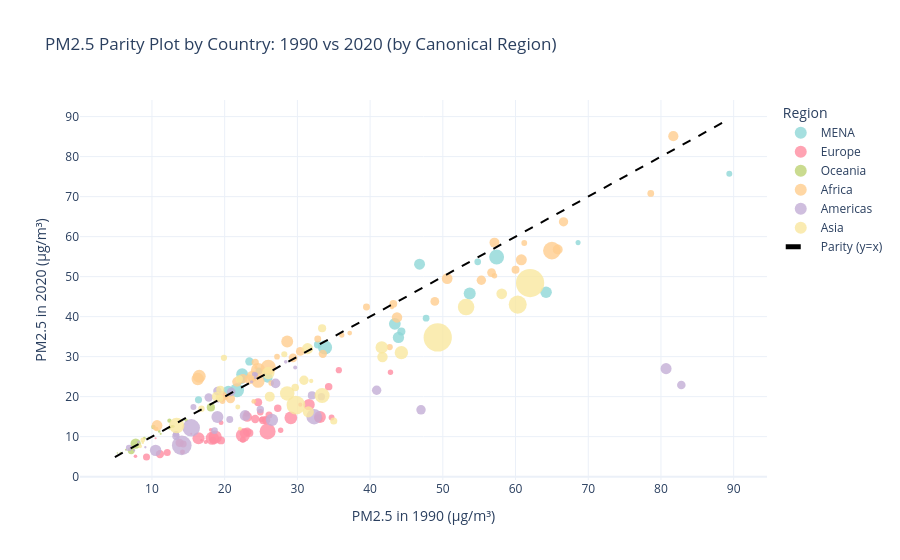

Source (notebook cell):
### Code cell
_base = merged.loc[
    merged['Year'].isin([1990, 2020]),
    ['Country', 'Region Name', 'Year', 'Population', 'Exposure Mean PM25']
]
wide = _base.pivot_table(
    index=['Country', 'Region Name'],
    columns='Year',
    values=['Exposure Mean PM25', 'Population'],
    aggfunc='first'
)
wide.columns = [('PM25_'+str(c[1]) if c[0] == 'Exposure Mean PM25' else 'Pop_'+str(c[1])) for c in wide.columns]
wide = wide.reset_index().dropna(subset=['PM25_1990', 'PM25_2020'])
wide['Canonical_Region'] = wide['Region Name'].apply(canonical_region)
wide['size'] = np.sqrt(wide['Pop_2020'].clip(lower=0)) if 'Pop_2020' in wide.columns else 10

lo = float(min(wide[['PM25_1990', 'PM25_2020']].min()))
hi = float(max(wide[['PM25_1990', 'PM25_2020']].max()))
parity_line = [lo, hi]

fig = px.scatter(
    wide, x='PM25_1990', y='PM25_2020', color='Canonical_Region', size='size',
    hover_name='Country',
    hover_data={'Region Name': True, 'Canonical_Region': True},
    labels={'PM25_1990': 'PM2.5 in 1990 (μg/m³)', 'PM25_2020': 'PM2.5 in 2020 (μg/m³)', 'Canonical_Region': 'Region'},
    title='PM2.5 Parity Plot by Country: 1990 vs 2020 (by Canonical Region)'
)
fig.add_trace(go.Scatter(x=parity_line, y=parity_line, mode='lines', name='Parity (y=x)', line=dict(dash='dash', color='black')))
fig.update_traces(marker=dict(opacity=0.8, line=dict(width=0)))
fig.show()

### Figure 1 — Plotly figure (JSON) as saved in the notebook; plotly's stock layout.template omitted (floating-point values rounded to 4 significant figures)
{"data": [{"customdata": [["North Africa and Middle East", "MENA"], ["North Africa and Middle East", "MENA"], ["North Africa and Middle East", "MENA"], ["North Africa and Middle East", "MENA"], ["North Africa and Middle East", "MENA"], ["North Africa and Middle East", "MENA"], ["North Africa and Middle East", "MENA"], ["North Africa and Middle East", "MENA"], ["North Africa and Middle East", "MENA"], ["North Africa and Middle East", "MENA"], ["North Africa and Middle East", "MENA"], ["North Africa and Middle East", "MENA"], ["North Africa and Middle East", "MENA"], ["North Africa and Middle East", "MENA"], ["North Africa and Middle East", "MENA"], ["North Africa and Middle East", "MENA"], ["North Africa and Middle East", "MENA"], ["North Africa and Middle East", "MENA"], ["North Africa and Middle East", "MENA"], ["North Africa and Middle East", "MENA"], ["North Africa and Middle East", "MENA"]], "hovertemplate": "<b>%{hovertext}</b><br><br>Region=%{customdata[1]}<br>PM2.5 in 1990 (μg/m³)=%{x}<br>PM2.5 in 2020 (μg/m³)=%{y}<br>size=%{marker.size}<br>Region Name=%{customdata[0]}<extra></extra>", "hovertext": ["Afghanistan", "Algeria", "Bahrain", "Egypt", "Iran (Islamic Republic of)", "Iraq", "Jordan", "Kuwait", "Lebanon", "Libya", "Morocco", "Oman", "Palestine", "Qatar", "Saudi Arabia", "Sudan", "Syrian Arab Republic", "Tunisia", "Turkey", "United Arab Emirates", "Yemen"], "legendgroup": "MENA", "marker": {"color": "#8fd7d7", "line": {"width": 0}, "opacity": 0.8, "size": [6251.0, 6636.0, 1213.0, 10460.0, 9366.0, 6490.0, 3296.0, 2098.0, 2388.0, 2654.0, 6048.0, 2127.0, 2192.0, 1672.0, 5617.0, 6840.0, 4588.0, 3460.0, 9132.0, 3066.0, 6011.0], "sizemode": "area", "sizeref": 93.91, "symbol": "circle"}, "mode": "markers", "name": "MENA", "orientation": "v", "showlegend": true, "type": "scatter", "x": [64.2, 22.4, 68.6, 57.4, 33.8, 43.4, 23.4, 54.8, 16.4, 32.8, 20.5, 47.7, 24.7, 89.4, 46.8, 53.7, 25.9, 22.3, 21.7, 44.3, 43.9], "xaxis": "x", "y": [46.1, 25.6, 58.5, 54.9, 32.3, 38.2, 28.8, 53.7, 19.2, 33.0, 21.3, 39.6, 26.4, 75.7, 53.1, 45.8, 24.7, 24.2, 21.6, 36.3, 34.8], "yaxis": "y"}, {"customdata": [["Central Europe", "Europe"], ["Western Europe", "Europe"], ["Western Europe", "Europe"], ["Eastern Europe", "Europe"], ["Western Europe", "Europe"], ["Central Europe", "Europe"], ["Central Europe", "Europe"], ["Central Europe", "Europe"], ["Western Europe", "Europe"], ["Central Europe", "Europe"], ["Western Europe", "Europe"], ["Eastern Europe", "Europe"], ["Western Europe", "Europe"], ["Western Europe", "Europe"], ["Western Europe", "Europe"], ["Western Europe", "Europe"], ["Central Europe", "Europe"], ["Western Europe", "Europe"], ["Western Europe", "Europe"], ["Western Europe", "Europe"], ["Western Europe", "Europe"], ["Eastern Europe", "Europe"], ["Eastern Europe", "Europe"], ["Western Europe", "Europe"], ["Western Europe", "Europe"], ["Western Europe", "Europe"], ["Central Europe", "Europe"], ["Western Europe", "Europe"], ["Central Europe", "Europe"], ["Western Europe", "Europe"], ["Central Europe", "Europe"], ["Western Europe", "Europe"], ["Eastern Europe", "Europe"], ["Central Europe", "Europe"], ["Eastern Europe", "Europe"], ["Western Europe", "Europe"], ["Central Europe", "Europe"], ["Central Europe", "Europe"], ["Central Europe", "Europe"], ["Western Europe", "Europe"], ["Western Europe", "Europe"], ["Western Europe", "Europe"], ["Eastern Europe", "Europe"], ["Western Europe", "Europe"]], "hovertemplate": "<b>%{hovertext}</b><br><br>Region=%{customdata[1]}<br>PM2.5 in 1990 (μg/m³)=%{x}<br>PM2.5 in 2020 (μg/m³)=%{y}<br>size=%{marker.size}<br>Region Name=%{customdata[0]}<extra></extra>", "hovertext": ["Albania", "Andorra", "Austria", "Belarus", "Belgium", "Bosnia and Herzegovina", "Bulgaria", "Croatia", "Cyprus", "Czechia", "Denmark", "Estonia", "Finland", "France", "Germany", "Greece", "Hungary", "Iceland", "Ireland", "Israel", "Italy", "Latvia", "Lithuania", "Luxembourg", "Malta", "Monaco", "Montenegro", "Netherlands", "North Macedonia", "Norway", "Poland", "Portugal", "Republic of Moldova", "Romania", "Russian Federation", "San Marino", "Serbia", "Slovakia", "Slovenia", "Spain", "Sweden", "Switzerland", "Ukraine", "United Kingdom"], "legendgroup": "Europe", "marker": {"color": "#ff8ca1", "line": {"width": 0}, "opacity": 0.8, "size": [1685.0, 278.2, 2986.0, 3063.0, 3397.0, 1816.0, 2633.0, 1978.0, 1141.0, 3271.0, 2415.0, 1153.0, 2351.0, 8222.0, 9119.0, 3271.0, 3123.0, 605.4, 2233.0, 3036.0, 7710.0, 1379.0, 1672.0, 794.0, 717.9, 195.1, 788.2, 4176.0, 1362.0, 2319.0, 6156.0, 3209.0, 1623.0, 4389.0, 12050.0, 186.5, 2627.0, 2336.0, 1450.0, 6882.0, 3218.0, 2939.0, 6684.0, 8190.0], "sizemode": "area", "sizeref": 93.91, "symbol": "circle"}, "mode": "markers", "name": "Europe", "orientation": "v", "showlegend": true, "type": "scatter", "x": [23.0, 16.8, 23.4, 32.9, 23.1, 35.7, 27.3, 24.9, 19.5, 25.7, 18.4, 14.2, 9.25, 18.3, 22.5, 24.2, 25.3, 7.73, 14.3, 24.6, 29.1, 27.7, 22.5, 17.4, 18.1, 10.5, 30.4, 22.7, 42.8, 12.1, 31.6, 13.8, 34.7, 23.1, 25.9, 15.4, 34.3, 26.1, 25.1, 16.4, 11.1, 19.5, 33.1, 18.7], "xaxis": "x", "y": [15.7, 9.08, 10.9, 14.6, 11.2, 26.6, 17.1, 16.1, 13.5, 14.1, 9.07, 6.15, 4.9, 9.6, 10.3, 14.4, 14.1, 5.11, 8.17, 18.6, 14.7, 11.6, 9.22, 8.67, 11.7, 9.58, 18.0, 10.9, 26.1, 6.06, 18.0, 8.45, 14.8, 14.9, 11.3, 10.7, 22.5, 15.4, 14.3, 9.58, 5.64, 9.06, 14.9, 9.91], "yaxis": "y"}, {"customdata": [["Oceania", "Oceania"], ["Australasia", "Oceania"], ["Oceania", "Oceania"], ["Oceania", "Oceania"], ["Oceania", "Oceania"], ["Oceania", "Oceania"], ["Oceania", "Oceania"], ["Oceania", "Oceania"], ["Australasia", "Oceania"], ["Oceania", "Oceania"], ["Oceania", "Oceania"], ["Oceania", "Oceania"], ["Oceania", "Oceania"], ["Oceania", "Oceania"], ["Oceania", "Oceania"], ["Oceania", "Oceania"], ["Oceania", "Oceania"]], "hovertemplate": "<b>%{hovertext}</b><br><br>Region=%{customdata[1]}<br>PM2.5 in 1990 (μg/m³)=%{x}<br>PM2.5 in 2020 (μg/m³)=%{y}<br>size=%{marker.size}<br>Region Name=%{customdata[0]}<extra></extra>", "hovertext": ["American Samoa", "Australia", "Fiji", "Guam", "Kiribati", "Marshall Islands", "Micronesia (Federated States of)", "Nauru", "New Zealand", "Northern Mariana Islands", "Palau", "Papua New Guinea", "Samoa", "Solomon Islands", "Tonga", "Tuvalu", "Vanuatu"], "legendgroup": "Oceania", "marker": {"color": "#bdd373", "line": {"width": 0}, "opacity": 0.8, "size": [223.1, 5065.0, 956.5, 402.7, 355.1, 206.7, 333.0, 107.9, 2256.0, 218.0, 133.4, 3133.0, 460.4, 862.8, 325.1, 102.0, 546.7], "sizemode": "area", "sizeref": 93.91, "symbol": "circle"}, "mode": "markers", "name": "Oceania", "orientation": "v", "showlegend": true, "type": "scatter", "x": [6.43, 7.76, 10.2, 8.95, 11.0, 11.2, 12.4, 5.65, 7.15, 9.54, 7.74, 18.1, 12.9, 12.4, 12.7, 5.24, 14.7], "xaxis": "x", "y": [6.72, 8.25, 12.4, 9.58, 11.3, 10.7, 12.1, 6.06, 6.49, 9.71, 7.33, 17.3, 12.6, 14.0, 12.5, 5.92, 14.1], "yaxis": "y"}, {"customdata": [["Central Africa", "Africa"], ["Western Africa", "Africa"], ["Southern Africa", "Africa"], ["Western Africa", "Africa"], ["Eastern Africa", "Africa"], ["Western Africa", "Africa"], ["Western Africa", "Africa"], ["Central Africa", "Africa"], ["Western Africa", "Africa"], ["Eastern Africa", "Africa"], ["Central Africa", "Africa"], ["Western Africa", "Africa"], ["Central Africa", "Africa"], ["Eastern Africa", "Africa"], ["Central Africa", "Africa"], ["Eastern Africa", "Africa"], ["Southern Africa", "Africa"], ["Eastern Africa", "Africa"], ["Central Africa", "Africa"], ["Western Africa", "Africa"], ["Western Africa", "Africa"], ["Western Africa", "Africa"], ["Western Africa", "Africa"], ["Eastern Africa", "Africa"], ["Southern Africa", "Africa"], ["Western Africa", "Africa"], ["Eastern Africa", "Africa"], ["Eastern Africa", "Africa"], ["Western Africa", "Africa"], ["Western Africa", "Africa"], ["Eastern Africa", "Africa"], ["Southern Africa", "Africa"], ["Western Africa", "Africa"], ["Western Africa", "Africa"], ["Eastern Africa", "Africa"], ["Western Africa", "Africa"], ["Western Africa", "Africa"], ["Western Africa", "Africa"], ["Eastern Africa", "Africa"], ["Southern Africa", "Africa"], ["Eastern Africa", "Africa"], ["Western Africa", "Africa"], ["Eastern Africa", "Africa"], ["Eastern Africa", "Africa"], ["Eastern Africa", "Africa"], ["Southern Africa", "Africa"]], "hovertemplate": "<b>%{hovertext}</b><br><br>Region=%{customdata[1]}<br>PM2.5 in 1990 (μg/m³)=%{x}<br>PM2.5 in 2020 (μg/m³)=%{y}<br>size=%{marker.size}<br>Region Name=%{customdata[0]}<extra></extra>", "hovertext": ["Angola", "Benin", "Botswana", "Burkina Faso", "Burundi", "Cabo Verde", "Cameroon", "Central African Republic", "Chad", "Comoros", "Congo", "Côte d'Ivoire", "Democratic Republic of the Congo", "Djibouti", "Equatorial Guinea", "Eritrea", "Eswatini", "Ethiopia", "Gabon", "Gambia", "Ghana", "Guinea", "Guinea-Bissau", "Kenya", "Lesotho", "Liberia", "Madagascar", "Malawi", "Mali", "Mauritania", "Mozambique", "Namibia", "Niger", "Nigeria", "Rwanda", "Sao Tome and Principe", "Senegal", "Sierra Leone", "Somalia", "South Africa", "South Sudan", "Togo", "Uganda", "United Republic of Tanzania", "Zambia", "Zimbabwe"], "legendgroup": "Africa", "marker": {"color": "#ffcd8e", "line": {"width": 0}, "opacity": 0.8, "size": [5784.0, 3615.0, 1538.0, 4635.0, 3552.0, 717.4, 5120.0, 2242.0, 4150.0, 895.6, 2398.0, 5377.0, 9797.0, 1051.0, 1310.0, 1814.0, 1092.0, 10900.0, 1524.0, 1586.0, 5647.0, 3657.0, 1419.0, 7226.0, 1495.0, 2269.0, 5381.0, 4420.0, 4660.0, 2145.0, 5548.0, 1652.0, 4870.0, 14630.0, 3615.0, 466.3, 4097.0, 2813.0, 4081.0, 7782.0, 3271.0, 2944.0, 6668.0, 7809.0, 4366.0, 3940.0], "sizemode": "area", "sizeref": 93.91, "symbol": "circle"}, "mode": "markers", "name": "Africa", "orientation": "v", "showlegend": true, "type": "scatter", "x": [23.8, 56.7, 19.7, 57.1, 29.4, 43.0, 43.7, 32.8, 55.3, 10.6, 24.2, 50.6, 24.6, 37.2, 36.1, 42.7, 24.0, 26.0, 27.2, 61.2, 60.8, 48.9, 57.1, 16.3, 26.4, 39.5, 10.7, 21.7, 65.8, 78.6, 19.6, 20.1, 81.7, 65.0, 30.4, 24.3, 66.6, 43.2, 22.5, 24.6, 33.5, 60.0, 28.6, 16.5, 23.4, 20.8], "xaxis": "x", "y": [25.1, 51.0, 18.9, 58.5, 29.7, 42.3, 39.8, 34.4, 49.1, 11.9, 28.6, 49.5, 26.6, 35.9, 35.4, 32.4, 18.8, 27.3, 30.0, 58.4, 54.2, 43.8, 50.2, 24.4, 23.4, 42.4, 12.8, 23.7, 56.8, 70.8, 20.1, 20.0, 85.1, 56.5, 31.3, 27.3, 63.7, 43.2, 24.5, 23.8, 30.7, 51.7, 33.8, 25.1, 24.3, 19.5], "yaxis": "y"}, {"customdata": [["Caribbean", "Americas"], ["Southern Latin America", "Americas"], ["Caribbean", "Americas"], ["Caribbean", "Americas"], ["Caribbean", "Americas"], ["Caribbean", "Americas"], ["Andean Latin America", "Americas"], ["Tropical Latin America", "Americas"], ["High-income North America", "Americas"], ["Southern Latin America", "Americas"], ["Central Latin America", "Americas"], ["Central Latin America", "Americas"], ["Caribbean", "Americas"], ["Caribbean", "Americas"], ["Caribbean", "Americas"], ["Andean Latin America", "Americas"], ["Central Latin America", "Americas"], ["High-income North America", "Americas"], ["Caribbean", "Americas"], ["Central Latin America", "Americas"], ["Caribbean", "Americas"], ["Caribbean", "Americas"], ["Central Latin America", "Americas"], ["Caribbean", "Americas"], ["Central Latin America", "Americas"], ["Central Latin America", "Americas"], ["Central Latin America", "Americas"], ["Tropical Latin America", "Americas"], ["Andean Latin America", "Americas"], ["Caribbean", "Americas"], ["Caribbean", "Americas"], ["Caribbean", "Americas"], ["Caribbean", "Americas"], ["High-income North America", "Americas"], ["Southern Latin America", "Americas"], ["Central Latin America", "Americas"]], "hovertemplate": "<b>%{hovertext}</b><br><br>Region=%{customdata[1]}<br>PM2.5 in 1990 (μg/m³)=%{x}<br>PM2.5 in 2020 (μg/m³)=%{y}<br>size=%{marker.size}<br>Region Name=%{customdata[0]}<extra></extra>", "hovertext": ["Antigua and Barbuda", "Argentina", "Bahamas", "Barbados", "Belize", "Bermuda", "Bolivia (Plurinational State of)", "Brazil", "Canada", "Chile", "Colombia", "Costa Rica", "Cuba", "Dominica", "Dominican Republic", "Ecuador", "El Salvador", "Greenland", "Grenada", "Guatemala", "Guyana", "Haiti", "Honduras", "Jamaica", "Mexico", "Nicaragua", "Panama", "Paraguay", "Peru", "Puerto Rico", "Suriname", "Trinidad and Tobago", "United States Virgin Islands", "United States of America", "Uruguay", "Venezuela (Bolivarian Republic of)"], "legendgroup": "Americas", "marker": {"color": "#c3aed6", "line": {"width": 0}, "opacity": 0.8, "size": [303.1, 6722.0, 629.2, 530.8, 625.1, 253.7, 3437.0, 14450.0, 6167.0, 4401.0, 7115.0, 2244.0, 3343.0, 259.9, 3318.0, 4189.0, 2497.0, 237.4, 341.1, 4166.0, 898.6, 3353.0, 3181.0, 1682.0, 11260.0, 2562.0, 2072.0, 2570.0, 5730.0, 1812.0, 782.5, 1169.0, 326.0, 18210.0, 1844.0, 5333.0], "sizemode": "area", "sizeref": 93.91, "symbol": "circle"}, "mode": "markers", "name": "Americas", "orientation": "v", "showlegend": true, "type": "scatter", "x": [19.3, 19.0, 19.1, 23.7, 28.4, 9.09, 82.8, 15.4, 10.5, 27.0, 26.5, 20.7, 20.9, 20.5, 17.8, 47.0, 33.3, 7.55, 24.2, 40.9, 24.3, 19.0, 32.0, 15.7, 32.3, 24.9, 18.6, 13.3, 80.7, 6.84, 29.7, 24.1, 8.15, 14.1, 13.3, 22.8], "xaxis": "x", "y": [19.7, 14.9, 18.9, 23.7, 28.7, 7.34, 22.9, 12.2, 6.57, 23.3, 14.2, 14.3, 21.2, 20.7, 19.8, 16.7, 20.0, 6.56, 24.7, 21.6, 25.5, 21.4, 20.3, 17.4, 15.0, 16.8, 11.5, 10.1, 27.0, 7.19, 27.3, 25.6, 8.63, 7.81, 10.6, 15.3], "yaxis": "y"}, {"customdata": [["Central Asia", "Asia"], ["Central Asia", "Asia"], ["South Asia", "Asia"], ["South Asia", "Asia"], ["High-income Asia Pacific", "Asia"], ["Southeast Asia", "Asia"], ["East Asia", "Asia"], ["East Asia", "Asia"], ["Central Asia", "Asia"], ["South Asia", "Asia"], ["Southeast Asia", "Asia"], ["High-income Asia Pacific", "Asia"], ["Central Asia", "Asia"], ["Central Asia", "Asia"], ["Southeast Asia", "Asia"], ["Southeast Asia", "Asia"], ["Southeast Asia", "Asia"], ["Southeast Asia", "Asia"], ["Central Asia", "Asia"], ["Southeast Asia", "Asia"], ["South Asia", "Asia"], ["South Asia", "Asia"], ["Southeast Asia", "Asia"], ["High-income Asia Pacific", "Asia"], ["Southeast Asia", "Asia"], ["High-income Asia Pacific", "Asia"], ["Southeast Asia", "Asia"], ["Central Asia", "Asia"], ["Southeast Asia", "Asia"], ["Southeast Asia", "Asia"], ["Central Asia", "Asia"], ["Central Asia", "Asia"], ["Southeast Asia", "Asia"]], "hovertemplate": "<b>%{hovertext}</b><br><br>Region=%{customdata[1]}<br>PM2.5 in 1990 (μg/m³)=%{x}<br>PM2.5 in 2020 (μg/m³)=%{y}<br>size=%{marker.size}<br>Region Name=%{customdata[0]}<extra></extra>", "hovertext": ["Armenia", "Azerbaijan", "Bangladesh", "Bhutan", "Brunei Darussalam", "Cambodia", "China", "Democratic People's Republic of Korea", "Georgia", "India", "Indonesia", "Japan", "Kazakhstan", "Kyrgyzstan", "Lao People's Democratic Republic", "Malaysia", "Maldives", "Mauritius", "Mongolia", "Myanmar", "Nepal", "Pakistan", "Philippines", "Republic of Korea", "Seychelles", "Singapore", "Sri Lanka", "Tajikistan", "Thailand", "Timor-Leste", "Turkmenistan", "Uzbekistan", "Viet Nam"], "legendgroup": "Asia", "marker": {"color": "#f9e79f", "line": {"width": 0}, "opacity": 0.8, "size": [1721.0, 3177.0, 12900.0, 877.5, 668.9, 4090.0, 37560.0, 5112.0, 1929.0, 37450.0, 16580.0, 11240.0, 4414.0, 2594.0, 2710.0, 5821.0, 708.6, 1125.0, 1824.0, 7281.0, 5382.0, 15330.0, 10590.0, 7200.0, 313.8, 2384.0, 4682.0, 3122.0, 8464.0, 1152.0, 2636.0, 5795.0, 9903.0], "sizemode": "area", "sizeref": 93.91, "symbol": "circle"}, "mode": "markers", "name": "Asia", "orientation": "v", "showlegend": true, "type": "scatter", "x": [28.2, 19.4, 53.2, 31.9, 8.37, 30.9, 49.3, 41.7, 16.8, 62.0, 29.8, 13.4, 18.9, 22.0, 29.7, 31.5, 22.1, 8.74, 19.9, 41.6, 58.1, 60.3, 33.4, 26.0, 8.73, 35.0, 26.2, 33.4, 44.3, 21.8, 19.3, 31.4, 28.6], "xaxis": "x", "y": [30.6, 21.7, 42.4, 23.9, 7.6, 24.1, 34.8, 29.9, 17.0, 48.4, 17.9, 12.8, 20.0, 24.4, 22.3, 16.2, 12.0, 9.15, 29.7, 32.3, 45.7, 43.0, 20.3, 25.9, 8.5, 13.9, 20.0, 37.1, 31.0, 17.4, 19.6, 32.0, 20.8], "yaxis": "y"}, {"line": {"color": "black", "dash": "dash"}, "marker": {"line": {"width": 0}, "opacity": 0.8}, "mode": "lines", "name": "Parity (y=x)", "type": "scatter", "x": [4.9, 89.4], "y": [4.9, 89.4]}], "layout": {"legend": {"itemsizing": "constant", "title": {"text": "Region"}, "tracegroupgap": 0}, "title": {"text": "PM2.5 Parity Plot by Country: 1990 vs 2020 (by Canonical Region)"}, "xaxis": {"anchor": "y", "domain": [0, 1], "title": {"text": "PM2.5 in 1990 (μg/m³)"}}, "yaxis": {"anchor": "x", "domain": [0, 1], "title": {"text": "PM2.5 in 2020 (μg/m³)"}}}}
